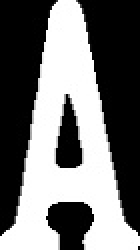
#> input picture Trial4/Card_Imgs/Ace.jpg, 70 x 125 px (shown 2 times larger)
$ python continious.py   (older library calls are emulated)
#> lines starting #> are read from the running program, lines starting #| are printed output that depends on the picture; after the words box and inside, x2 and y2 are one past the last pixel; in counts of white or black regions, pixels touching at a corner belong together; pictures that were not available may be replaced by others from this repository, and a replacement may not be noted
### Trial4/Cards.py
############## Playing Card Detector Functions ###############
#
# Author: Evan Juras
# Date: 9/5/17
# Description: Functions and classes for CardDetector.py that perform
# various steps of the card detection algorithm


# Import necessary packages
import numpy as np
import cv2
import time
import imutils

### Constants ###

# Adaptive threshold levels
BKG_THRESH = 60
CARD_THRESH = 30

# Width and height of card corner, where rank and suit are
CORNER_WIDTH = 32
CORNER_HEIGHT = 84

# Dimensions of rank train images
RANK_WIDTH = 70
RANK_HEIGHT = 125

# Dimensions of suit train images
SUIT_WIDTH = 70
SUIT_HEIGHT = 100

RANK_DIFF_MAX = 2000
SUIT_DIFF_MAX = 700

CARD_MAX_AREA = 120000
CARD_MIN_AREA = 25000

font = cv2.FONT_HERSHEY_SIMPLEX

### Structures to hold query card and train card information ###

class Query_card:
    """Structure to store information about query cards in the camera image."""

    # [12 lines left out: function __init__, not called in this run]

class Train_ranks:
    """Structure to store information about train rank images."""

    def __init__(self):
        self.img = [] # Thresholded, sized rank image loaded from hard drive
        self.name = "Placeholder"

class Train_suits:
    """Structure to store information about train suit images."""

    def __init__(self):
        self.img = [] # Thresholded, sized suit image loaded from hard drive
        self.name = "Placeholder"

### Functions ###
def load_ranks(filepath):
    """Loads rank images from directory specified by filepath. Stores
    them in a list of Train_ranks objects."""
#> called with filepath = 'Trial4/Card_Imgs/'

    train_ranks = []
    i = 0

    for Rank in ['Ace','Two','Three','Four','Five','Six','Seven',
                 'Eight','Nine','Ten','Jack','Queen','King']:
        train_ranks.append(Train_ranks())
        train_ranks[i].name = Rank
        filename = Rank + '.jpg'
        train_ranks[i].img = cv2.imread(filepath+filename, cv2.IMREAD_GRAYSCALE)
        i = i + 1
#> i = 1

    return train_ranks

def load_suits(filepath):
    """Loads suit images from directory specified by filepath. Stores
    them in a list of Train_suits objects."""
#> called with filepath = 'Trial4/Card_Imgs/'

    train_suits = []
    i = 0

    for Suit in ['Spades','Diamonds','Clubs','Hearts']:
        train_suits.append(Train_suits())
        train_suits[i].name = Suit
        filename = Suit + '.jpg'
        train_suits[i].img = cv2.imread(filepath+filename, cv2.IMREAD_GRAYSCALE)
        i = i + 1
#> i = 1

    return train_suits

def preprocess_image(image):
    """Returns a grayed, blurred, and adaptively thresholded camera image."""

    gray = cv2.cvtColor(image,cv2.COLOR_BGR2GRAY)
    blur = cv2.GaussianBlur(gray,(5,5),0)

    # The best threshold level depends on the ambient lighting conditions.
    # For bright lighting, a high threshold must be used to isolate the cards
    # from the background. For dim lighting, a low threshold must be used.
    # To make the card detector independent of lighting conditions, the
    # following adaptive threshold method is used.
    #
    # A background pixel in the center top of the image is sampled to determine
    # its intensity. The adaptive threshold is set at 50 (THRESH_ADDER) higher
    # than that. This allows the threshold to adapt to the lighting conditions.
    img_w, img_h = np.shape(image)[:2]
    bkg_level = gray[int(img_h/100)][int(img_w/2)]
    thresh_level = bkg_level + BKG_THRESH

    retval, thresh = cv2.threshold(blur,thresh_level,255,cv2.THRESH_BINARY)

    return thresh

def find_cards(thresh_image):
    """Finds all card-sized contours in a thresholded camera image.
    Returns the number of cards, and a list of card contours sorted
    from largest to smallest."""

    # Find contours and sort their indices by contour size
    dummy,cnts,hier = cv2.findContours(thresh_image,cv2.RETR_TREE,cv2.CHAIN_APPROX_SIMPLE)
    index_sort = sorted(range(len(cnts)), key=lambda i : cv2.contourArea(cnts[i]),reverse=True)

    # If there are no contours, do nothing
    if len(cnts) == 0:
        return [], []

    # Otherwise, initialize empty sorted contour and hierarchy lists
    cnts_sort = []
    hier_sort = []
    cnt_is_card = np.zeros(len(cnts),dtype=int)

    # Fill empty lists with sorted contour and sorted hierarchy. Now,
    # the indices of the contour list still correspond with those of
    # the hierarchy list. The hierarchy array can be used to check if
    # the contours have parents or not.
    for i in index_sort:
        cnts_sort.append(cnts[i])
        hier_sort.append(hier[0][i])

    # Determine which of the contours are cards by applying the
    # following criteria: 1) Smaller area than the maximum card size,
    # 2), bigger area than the minimum card size, 3) have no parents,
    # and 4) have four corners

    for i in range(len(cnts_sort)):
        size = cv2.contourArea(cnts_sort[i])
        peri = cv2.arcLength(cnts_sort[i],True)
        approx = cv2.approxPolyDP(cnts_sort[i],0.01*peri,True)

        if ((size < CARD_MAX_AREA) and (size > CARD_MIN_AREA)
            and (hier_sort[i][3] == -1) and (len(approx) == 4)):
            cnt_is_card[i] = 1

    return cnts_sort, cnt_is_card

# [254 lines left out: functions preprocess_card, match_card, draw_results, flattener, not called in this run]

### Trial4/continious.py
#-----------------------------------------
# This code is a modified version of the
# playing card detector code by Evan Juras
# Also utilizes the Cards library by
# Evan Juras
#-----------------------------------------

import sys, os, cv2
import numpy as np
import Cards

print(cv2.__version__)
cv2.setNumThreads(4)
# Initinalizes the camera for capture
cap = cv2.VideoCapture("v4l2src ! video/x-raw, format = NV12, width=1280, height=960 ! videoconvert! appsink")
# [4 lines of commented-out code are left out]
font = cv2.FONT_HERSHEY_SIMPLEX

path = os.path.dirname(os.path.abspath(__file__))
train_ranks = Cards.load_ranks( path + '/Card_Imgs/')
train_suits = Cards.load_suits( path + '/Card_Imgs/')
#> train_suits = 4 items

# Run while camera is running
while cap.isOpened():
	# Retreives each frame of the video capture
	ret, frame = cap.read()
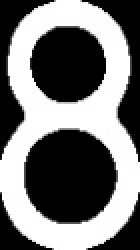
#> input picture Trial4/Card_Imgs/Eight.jpg, 70 x 125 px, given in place of ormat = NV12, width=1280, height=960 ! videoconvert! appsink, which was not available (shown 2 times larger)
#> frame is the input picture: shape (125, 70, 3); min 0, max 255, mean 118.8

	# [14 lines of commented-out code are left out]
	processed_cards = Cards.preprocess_image(frame)
#> in preprocess_image, `blur = cv2.GaussianBlur(gray,(5,5),0)`:
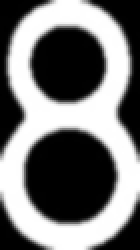
#> blur: shape (125, 70) (shown 2 times larger); min 0, max 255, mean 119.1
#> in preprocess_image, `bkg_level = gray[int(img_h/100)][int(img_w/2)]`: bkg_level = 0
#> in preprocess_image, `thresh_level = bkg_level + BKG_THRESH`: thresh_level = 60
#> in preprocess_image, `retval, thresh = cv2.threshold(blur,thresh_level,255,cv2.THRESH_BINARY)`:
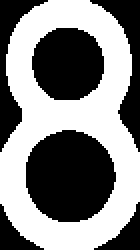
#> thresh: shape (125, 70) (shown 2 times larger); 51.8% white; 6 black regions

	sorted_contours, card_contour = Cards.find_cards(processed_cards)
#> in find_cards, `dummy,cnts,hier = cv2.findContours(thresh_image,cv2.RETR_TREE,cv2.CHAI..`: cnts = 3 contours; box (x1, y1, x2, y2) and area: (0, 0, 70, 125) 7048, (12, 64, 59, 112) 1690, (15, 13, 53, 51) 1100
#> in find_cards, `index_sort = sorted(range(len(cnts)), key=lambda i : cv2.contourArea(c..`: index_sort = [0, 1, 2]
#> in find_cards, `cnt_is_card = np.zeros(len(cnts),dtype=int)`: cnt_is_card = [0, 0, 0]
#> the loop in find_cards, `for i in index_sort:` made 3 passes
#> after the loop in find_cards, `for i in index_sort:`: cnts_sort has the same summary as cnts
#> the loop in find_cards, `for i in range(len(cnts_sort)):` made 3 passes
#> (size, peri) on passes 1 to 3: (7048.5, 354.5), (1689.5, 153.8), (1099.5, 124)
#> sorted_contours has the same summary as cnts in find_cards; card_contour = [0, 0, 0]
	#cv2.drawContours(frame, sorted_contours, -1, (0,255,0),3)

	if len(sorted_contours) != 0:
		cards = []
		k = 0

		for i in range(len(sorted_contours)):
			if(card_contour[i] == 1):

				cards.append(Cards.preprocess_card(sorted_contours[i], frame))

				cards[k].best_rank_match, cards[k]. best_suit_match, cards[k]. rank_diff, cards[k].suit_diff = Cards.match_card(cards[k], train_ranks, train_suits)

				frame  = Cards.draw_results(frame, cards[k])
				k = k+1
#> this loop made 3 passes

		if(len(cards) != 0):
			temp_cnts = []
			for i in range(len(cards)):
				temp_cnts.append(cards[i].contour)
			cv2.drawContours(frame, temp_cnts, -1, (255,0,0), 2)

	cv2.imshow("Card Detector", frame)


	# [27 lines of commented-out code are left out]
	if cv2.waitKey(1) & 0xFF == ord("q"):
#> (key q is pressed here)
		break

# Clean up
cap.release()
cv2.destroyAllWindows()
